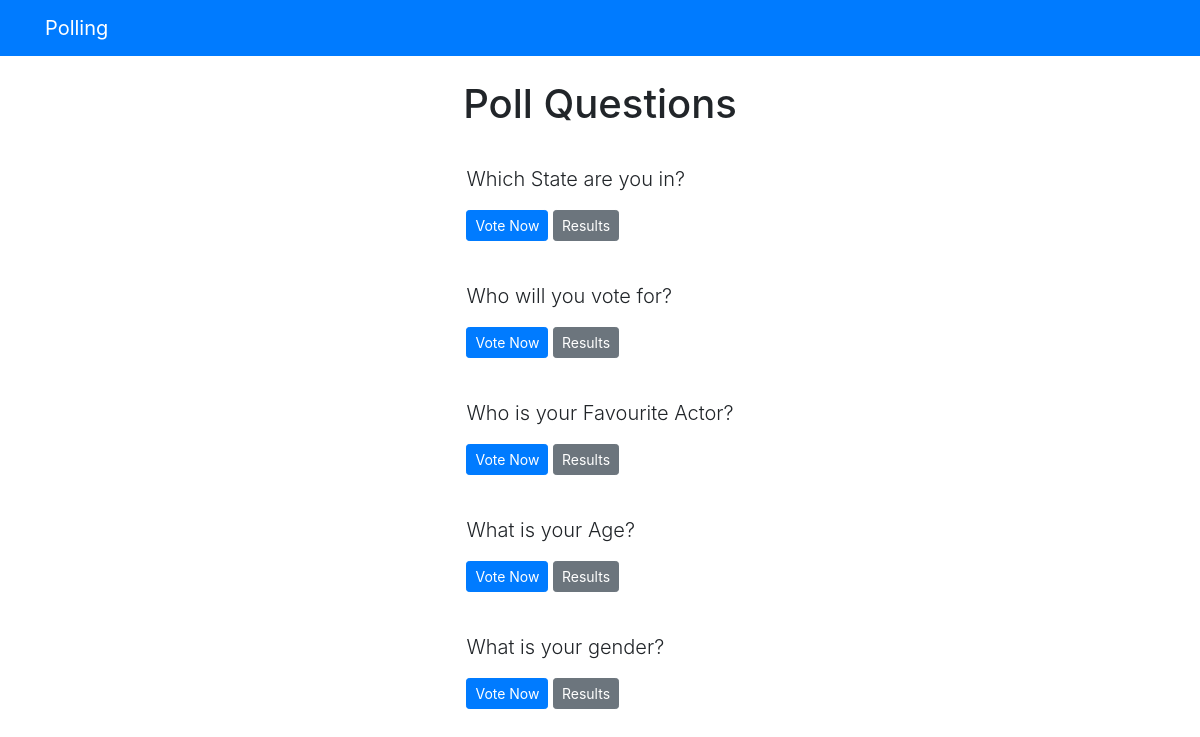
Screenshot of /polls/ with the database file from the repository.
### polls/models.py (models this page shows, shortened)
class Question(models.Model):
    question_text = models.CharField(max_length = 200)
    pub_date = models.DateTimeField('date published')

### polls/views.py (the view)
# urls.py: path('', views.index, name ='index'),
def index(request):
    latest_question_list = Question.objects.order_by('-pub_date')[:5]
    context = {'latest_question_list': latest_question_list}
    return render(request, 'polls/index.html', context)

### templates/polls/index.html
{% extends 'base.html' %}
{% block content %}
<h1 class="text-center mb-3">Poll Questions</h1>
{% if latest_question_list %}
{% for question in latest_question_list %}
<div class="card-mb-3">
    <div class="card-body">
        <p class="lead">{{ question.question_text }}</p>
        <a href="{% url 'polls:detail' question.id %}" class="btn btn-primary btn-sm">Vote Now</a>
        <a href="{% url 'polls:results' question.id %}" class="btn btn-secondary btn-sm">Results</a>
    </div>
</div>
{% endfor %}
{% else %}
<p>No polls available</p>
{% endif %}
{% endblock %}

### rows the page displays
Question: question_text "Which State are you in?"
Question: question_text "Who will you vote for?"
Question: question_text "Who is your Favourite Actor?"
Question: question_text "What is your Age?"
Question: question_text "What is your gender?"
